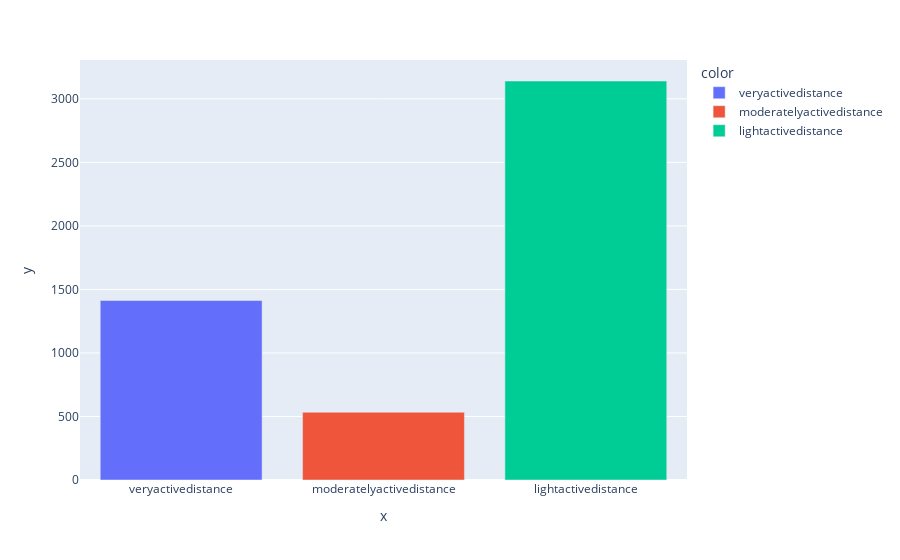

Notebook code cell kept with this figure:
### Code cell
y = np.array([
    daily_activity['veryactivedistance'].sum(),
    daily_activity['moderatelyactivedistance'].sum(),
    daily_activity['lightactivedistance'].sum()])
x = np.array(['veryactivedistance','moderatelyactivedistance','lightactivedistance'])
plot0 = px.bar(x=x,y=y,color=x,labels=x)
plot0

### Figure 1 — Plotly figure (JSON) as saved in the notebook; plotly's stock layout.template omitted (floating-point values rounded to 4 significant figures)
{"data": [{"alignmentgroup": "True", "hovertemplate": "color=veryactivedistance<br>x=%{x}<br>y=%{y}<extra></extra>", "legendgroup": "veryactivedistance", "marker": {"color": "#636efa", "pattern": {"shape": ""}}, "name": "veryactivedistance", "offsetgroup": "veryactivedistance", "orientation": "v", "showlegend": true, "textposition": "auto", "type": "bar", "x": ["veryactivedistance"], "xaxis": "x", "y": [1413.0], "yaxis": "y"}, {"alignmentgroup": "True", "hovertemplate": "color=moderatelyactivedistance<br>x=%{x}<br>y=%{y}<extra></extra>", "legendgroup": "moderatelyactivedistance", "marker": {"color": "#EF553B", "pattern": {"shape": ""}}, "name": "moderatelyactivedistance", "offsetgroup": "moderatelyactivedistance", "orientation": "v", "showlegend": true, "textposition": "auto", "type": "bar", "x": ["moderatelyactivedistance"], "xaxis": "x", "y": [533.5], "yaxis": "y"}, {"alignmentgroup": "True", "hovertemplate": "color=lightactivedistance<br>x=%{x}<br>y=%{y}<extra></extra>", "legendgroup": "lightactivedistance", "marker": {"color": "#00cc96", "pattern": {"shape": ""}}, "name": "lightactivedistance", "offsetgroup": "lightactivedistance", "orientation": "v", "showlegend": true, "textposition": "auto", "type": "bar", "x": ["lightactivedistance"], "xaxis": "x", "y": [3140.0], "yaxis": "y"}], "layout": {"barmode": "relative", "legend": {"title": {"text": "color"}, "tracegroupgap": 0}, "margin": {"t": 60}, "xaxis": {"anchor": "y", "domain": [0, 1], "title": {"text": "x"}}, "yaxis": {"anchor": "x", "domain": [0, 1], "title": {"text": "y"}}}}
